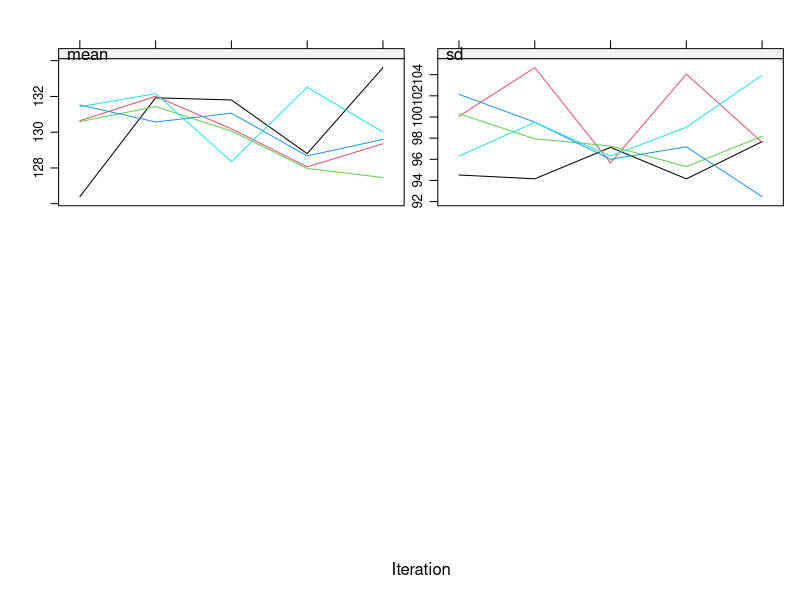
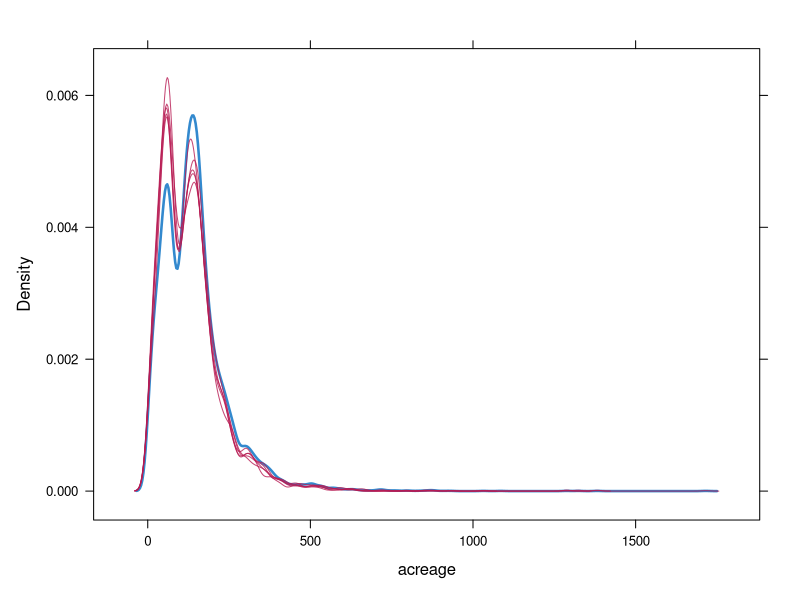

The R source for these figures, in order:
library(tidyverse)
library(mice)
library(VIM) # Used for advanced missing data visualization, good practice to load
setwd("G:/Shared drives/School Stuff/Old Sessions/9 - Spring 2026/02 - Econ 699 (Golf Course)/2 - Work")

# Load the prepared data from our previous step
imputation_data <- read_csv("Imputation_Preperation.csv")

# Ensure categorical variables are treated as factors (critical for MICE)
# This tells MICE to use appropriate methods for categorical predictors.
imputation_data <- imputation_data %>%
  mutate(
    course_type = as.factor(course_type),
    state = as.factor(state)
  )

# Step 1: Perform a "Dry Run" to Inspect the Model Setup
print("--- Performing MICE Dry Run ---")
# Perform a "dry run" with zero iterations to see the setup
init <- mice(imputation_data, maxit = 0)

# View the predictor matrix
# This shows which variables (columns) are used to predict which other variables (rows).
pred_matrix <- init$predictorMatrix
print("Predictor Matrix:")
print(pred_matrix)
# INTERPRETATION: The row for 'acreage' should have a '1' for every other
# variable, confirming they will all be used as predictors. The diagonal is 0
# because a variable cannot predict itself.

# Step 2: Run the Full MICE Algorithm
print("--- Running Full MICE Imputation (this may take a moment) ---")
# Set a random seed for reproducibility
set.seed(2026)

# Run the main MICE algorithm
# m = 5 creates 5 complete datasets
# method = 'pmm' (Predictive Mean Matching) is a robust default that ensures
# imputed values are plausible (i.e., they are real, observed values).
# maxit = 5 is the number of iterations for the algorithm to converge.
mice_output <- mice(imputation_data, m = 5, maxit = 5, method = 'pmm', seed = 2026)

print("--- MICE algorithm complete. ---")

# Step 3: Perform Critical Diagnostic Checks
print("--- Generating Diagnostic Plots ---")

# 3.1. Check for Convergence
png("convergence_plot.png", width = 800, height = 600)
plot(mice_output)
dev.off()
# INTERPRETATION: The plot shows the mean and variance of the imputed values
# at each iteration for each of the 5 imputed datasets. The lines should appear
# random and intermingled, without any strong upward or downward trend. This
# indicates the algorithm has stabilized (converged).

# 3.2. Compare Distributions of Observed vs. Imputed Data
png("density_plot.png", width = 800, height = 600)
densityplot(mice_output)
dev.off()
# INTERPRETATION: This plot is crucial. The blue line is the distribution of
# the original, observed acreage. The red lines are the distributions of the
# imputed values in each of the 5 datasets. For a good imputation, the red
# lines should have a similar shape and spread to the blue line.

print("Diagnostic plots 'convergence_plot.png' and 'density_plot.png' have been saved.")

# Step 4: Save the Imputation Output
# Save the entire MICE output object to a file. This allows us to load it
# later for analysis without re-running the time-consuming imputation.
saveRDS(mice_output, file = "MICE_Output_Object.rds")

print("MICE output object saved as 'MICE_Output_Object.rds'.")
print("--- Process Complete ---")
